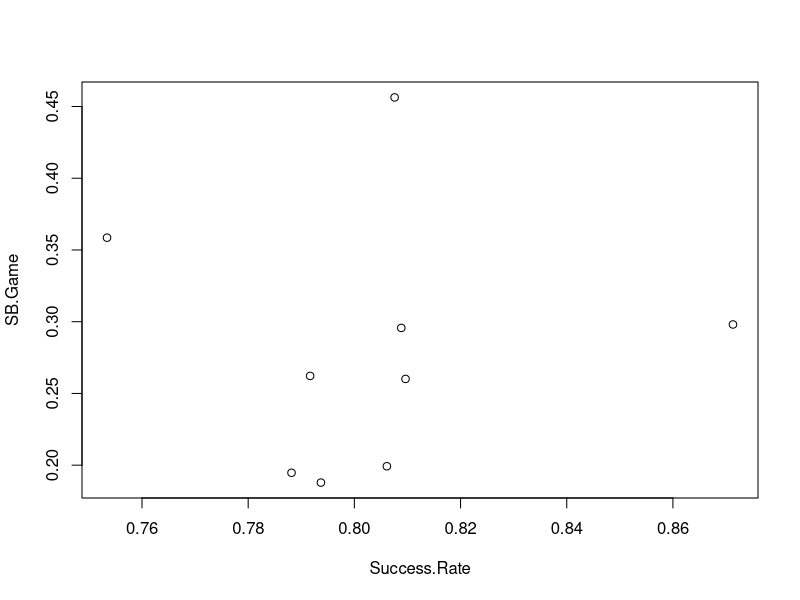

Source code (R):
## ---- chunk 1
knitr::opts_chunk$set(echo = TRUE)
## ---- chunk 2
SB <- c(1406, 938, 897, 741, 738, 689, 506, 504, 474)
CS <- c(335, 307, 212, 195, 109, 162, 136, 131, 114)
G <- c(3081, 2616, 3034, 2826, 2476, 2649, 2599, 2683, 2379)
## ---- chunk 3
SB.Attempt <- SB + CS
## ---- chunk 4
Success.Rate <- SB / SB.Attempt
## ---- chunk 5
SB.Game <- SB / G
## ---- chunk 6
plot(SB.Game ~ Success.Rate)
## ---- chunk 7
Names <- c("Rickey Henderson", "Lou Brock", "Ty Cobb", "Eddie Collins",
           "Max Carey", "Joe Morgan", "Luis Aparicio", "Paul Molitor",
           "Roberto Alomar")

Names[which.min(Success.Rate)]
Names[which.max(Success.Rate)]
Names[which.max(SB.Game)]
## ---- chunk 8
outcomes <- c("Single", "Out", "Out", "Single", "Out",
              "Double", "Out", "Walk", "Out", "Single")
## ---- chunk 9
table(outcomes)
## ---- chunk 10
f.outcomes <- factor(outcomes,
                     levels=c("Out", "Walk", "Single", "Double"))
table(f.outcomes)
## ---- chunk 11
outcomes == "Walk"
## ---- chunk 12
sum(outcomes == "Walk")
